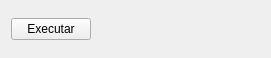
<?xml version="1.0" encoding="UTF-8"?>
<ui version="4.0">
 <class>Form</class>
 <widget class="QWidget" name="Form">
  <property name="geometry">
   <rect>
    <x>0</x>
    <y>0</y>
    <width>271</width>
    <height>58</height>
   </rect>
  </property>
  <property name="windowTitle">
   <string>Form</string>
  </property>
  <layout class="QGridLayout" name="gridLayout">
   <item row="0" column="1">
    <spacer name="horizontalSpacer">
     <property name="orientation">
      <enum>Qt::Horizontal</enum>
     </property>
     <property name="sizeHint" stdset="0">
      <size>
       <width>159</width>
       <height>20</height>
      </size>
     </property>
    </spacer>
   </item>
   <item row="0" column="0">
    <widget class="QPushButton" name="okBtn">
     <property name="text">
      <string>Executar</string>
     </property>
    </widget>
   </item>
  </layout>
 </widget>
 <resources/>
 <connections/>
</ui>
